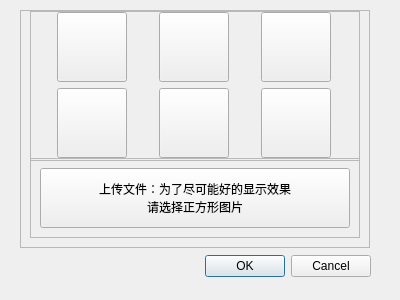
<?xml version="1.0" encoding="UTF-8"?>
<ui version="4.0">
 <class>Avatar</class>
 <widget class="QDialog" name="Avatar">
  <property name="geometry">
   <rect>
    <x>0</x>
    <y>0</y>
    <width>400</width>
    <height>300</height>
   </rect>
  </property>
  <property name="windowTitle">
   <string>Dialog</string>
  </property>
  <property name="autoFillBackground">
   <bool>false</bool>
  </property>
  <widget class="QDialogButtonBox" name="buttonBox">
   <property name="geometry">
    <rect>
     <x>30</x>
     <y>250</y>
     <width>341</width>
     <height>32</height>
    </rect>
   </property>
   <property name="orientation">
    <enum>Qt::Orientation::Horizontal</enum>
   </property>
   <property name="standardButtons">
    <set>QDialogButtonBox::StandardButton::Cancel|QDialogButtonBox::StandardButton::Ok</set>
   </property>
  </widget>
  <widget class="QFrame" name="frame">
   <property name="geometry">
    <rect>
     <x>20</x>
     <y>10</y>
     <width>350</width>
     <height>238</height>
    </rect>
   </property>
   <property name="sizePolicy">
    <sizepolicy hsizetype="Fixed" vsizetype="Fixed">
     <horstretch>0</horstretch>
     <verstretch>0</verstretch>
    </sizepolicy>
   </property>
   <property name="minimumSize">
    <size>
     <width>350</width>
     <height>200</height>
    </size>
   </property>
   <property name="frameShape">
    <enum>QFrame::Shape::StyledPanel</enum>
   </property>
   <property name="frameShadow">
    <enum>QFrame::Shadow::Raised</enum>
   </property>
   <layout class="QVBoxLayout" name="verticalLayout">
    <property name="spacing">
     <number>0</number>
    </property>
    <property name="topMargin">
     <number>0</number>
    </property>
    <item>
     <widget class="QFrame" name="frame_2">
      <property name="sizePolicy">
       <sizepolicy hsizetype="Preferred" vsizetype="Fixed">
        <horstretch>0</horstretch>
        <verstretch>0</verstretch>
       </sizepolicy>
      </property>
      <property name="minimumSize">
       <size>
        <width>0</width>
        <height>150</height>
       </size>
      </property>
      <property name="frameShape">
       <enum>QFrame::Shape::StyledPanel</enum>
      </property>
      <property name="frameShadow">
       <enum>QFrame::Shadow::Raised</enum>
      </property>
      <layout class="QGridLayout" name="gridLayout">
       <property name="leftMargin">
        <number>0</number>
       </property>
       <property name="topMargin">
        <number>0</number>
       </property>
       <property name="rightMargin">
        <number>0</number>
       </property>
       <property name="bottomMargin">
        <number>0</number>
       </property>
       <property name="spacing">
        <number>-1</number>
       </property>
       <item row="1" column="1">
        <widget class="QPushButton" name="av5">
         <property name="sizePolicy">
          <sizepolicy hsizetype="Fixed" vsizetype="Fixed">
           <horstretch>0</horstretch>
           <verstretch>0</verstretch>
          </sizepolicy>
         </property>
         <property name="minimumSize">
          <size>
           <width>70</width>
           <height>70</height>
          </size>
         </property>
         <property name="maximumSize">
          <size>
           <width>70</width>
           <height>70</height>
          </size>
         </property>
         <property name="text">
          <string/>
         </property>
        </widget>
       </item>
       <item row="0" column="1">
        <widget class="QPushButton" name="av2">
         <property name="sizePolicy">
          <sizepolicy hsizetype="Fixed" vsizetype="Fixed">
           <horstretch>0</horstretch>
           <verstretch>0</verstretch>
          </sizepolicy>
         </property>
         <property name="minimumSize">
          <size>
           <width>70</width>
           <height>70</height>
          </size>
         </property>
         <property name="maximumSize">
          <size>
           <width>70</width>
           <height>70</height>
          </size>
         </property>
         <property name="text">
          <string/>
         </property>
        </widget>
       </item>
       <item row="1" column="0">
        <widget class="QPushButton" name="av4">
         <property name="sizePolicy">
          <sizepolicy hsizetype="Fixed" vsizetype="Fixed">
           <horstretch>0</horstretch>
           <verstretch>0</verstretch>
          </sizepolicy>
         </property>
         <property name="minimumSize">
          <size>
           <width>70</width>
           <height>70</height>
          </size>
         </property>
         <property name="maximumSize">
          <size>
           <width>70</width>
           <height>70</height>
          </size>
         </property>
         <property name="text">
          <string/>
         </property>
        </widget>
       </item>
       <item row="0" column="0">
        <widget class="QPushButton" name="av1">
         <property name="sizePolicy">
          <sizepolicy hsizetype="Fixed" vsizetype="Fixed">
           <horstretch>0</horstretch>
           <verstretch>0</verstretch>
          </sizepolicy>
         </property>
         <property name="minimumSize">
          <size>
           <width>70</width>
           <height>70</height>
          </size>
         </property>
         <property name="maximumSize">
          <size>
           <width>70</width>
           <height>70</height>
          </size>
         </property>
         <property name="text">
          <string/>
         </property>
        </widget>
       </item>
       <item row="1" column="2">
        <widget class="QPushButton" name="av6">
         <property name="sizePolicy">
          <sizepolicy hsizetype="Fixed" vsizetype="Fixed">
           <horstretch>0</horstretch>
           <verstretch>0</verstretch>
          </sizepolicy>
         </property>
         <property name="minimumSize">
          <size>
           <width>70</width>
           <height>70</height>
          </size>
         </property>
         <property name="maximumSize">
          <size>
           <width>70</width>
           <height>70</height>
          </size>
         </property>
         <property name="text">
          <string/>
         </property>
        </widget>
       </item>
       <item row="0" column="2">
        <widget class="QPushButton" name="av3">
         <property name="sizePolicy">
          <sizepolicy hsizetype="Fixed" vsizetype="Fixed">
           <horstretch>0</horstretch>
           <verstretch>0</verstretch>
          </sizepolicy>
         </property>
         <property name="minimumSize">
          <size>
           <width>70</width>
           <height>70</height>
          </size>
         </property>
         <property name="maximumSize">
          <size>
           <width>70</width>
           <height>70</height>
          </size>
         </property>
         <property name="text">
          <string/>
         </property>
        </widget>
       </item>
      </layout>
     </widget>
    </item>
    <item>
     <widget class="QFrame" name="frame_3">
      <property name="frameShape">
       <enum>QFrame::Shape::StyledPanel</enum>
      </property>
      <property name="frameShadow">
       <enum>QFrame::Shadow::Raised</enum>
      </property>
      <layout class="QHBoxLayout" name="horizontalLayout">
       <item>
        <widget class="QPushButton" name="upload">
         <property name="minimumSize">
          <size>
           <width>0</width>
           <height>60</height>
          </size>
         </property>
         <property name="text">
          <string>上传文件：为了尽可能好的显示效果
请选择正方形图片</string>
         </property>
        </widget>
       </item>
      </layout>
     </widget>
    </item>
   </layout>
  </widget>
 </widget>
 <resources/>
 <connections>
  <connection>
   <sender>buttonBox</sender>
   <signal>accepted()</signal>
   <receiver>Avatar</receiver>
   <slot>accept()</slot>
   <hints>
    <hint type="sourcelabel">
     <x>248</x>
     <y>254</y>
    </hint>
    <hint type="destinationlabel">
     <x>157</x>
     <y>274</y>
    </hint>
   </hints>
  </connection>
  <connection>
   <sender>buttonBox</sender>
   <signal>rejected()</signal>
   <receiver>Avatar</receiver>
   <slot>reject()</slot>
   <hints>
    <hint type="sourcelabel">
     <x>316</x>
     <y>260</y>
    </hint>
    <hint type="destinationlabel">
     <x>286</x>
     <y>274</y>
    </hint>
   </hints>
  </connection>
 </connections>
</ui>
